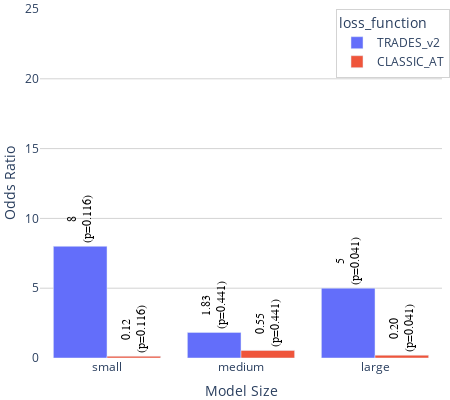
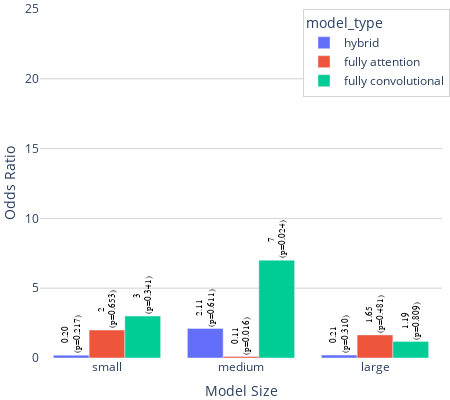
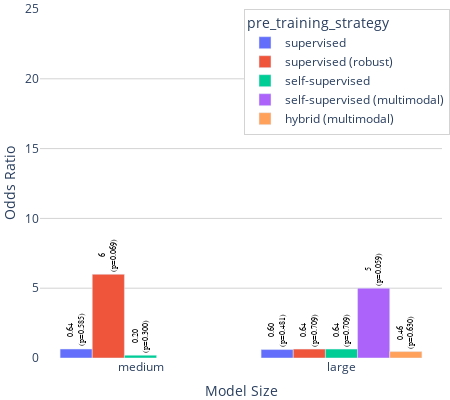

Notebook code for these charts, in order:
### Code cell
import plotly.express as px

# Create mapping from numeric size to categorical label
size_map = {"small":0, "medium":1, "large":2}

# Convert numeric size columns to categorical labels
combined_odds_loss["size_label"] = combined_odds_loss["size"].map(size_map)
combined_odds_architecture["size_label"] = combined_odds_architecture["size"].map(size_map)
combined_odds_pretraining["size_label"] = combined_odds_pretraining["size"].map(size_map)

plots = [
    ("loss_function", combined_odds_loss),
    ("model_type", combined_odds_architecture),
    ("pre_training_strategy", combined_odds_pretraining)
]


figs = []

for var, plot_df in plots:

    plot_df = plot_df.copy()
    plot_df["odds_ratio"] = plot_df["odds_ratio"].replace(0, 0)

    # plot_df["text_label"] = plot_df.apply(
    #     lambda row: (
    #         f'{int(row["odds_ratio"])}' if row["odds_ratio"] == int(row["odds_ratio"])
    #         else f'{row["odds_ratio"]:.2f}'
    #     ) + f'  (p:{row["p_value"]:.3f})',
    #     axis=1
    # )
    plot_df["text_label"] = plot_df.apply(
        lambda row: f'{int(row["odds_ratio"])}' if row["odds_ratio"] == int(row["odds_ratio"])
        else f'{row["odds_ratio"]:.2f}', axis=1 )
    plot_df["text_label"] = plot_df.apply(
        lambda row: f'{row["text_label"]}<br>(p={row["p_value"]:.3f})', axis=1)
            
    fig = px.bar(
        plot_df,
        x="size",
        y="odds_ratio",
        color=var,
        barmode="group",
        text="text_label",
        labels={"size_label": "Model Size", "odds_ratio": "Odds Ratio"},
    )

    fig.update_layout(yaxis=dict(range=[0, 25]),)

    fig.update_traces(
        textposition="outside",
        textangle=-90,  # Rotate text vertically
        textfont=dict(
            color="black",
            family="Arial"
        ),
        cliponaxis=False
    )

    if var == 'loss_function':
        fig.update_layout(
        uniformtext_minsize=11,  # or your desired minimum font size
        uniformtext_mode='show',  # force showing all text
        )
    else:
        fig.update_layout(
        uniformtext_minsize=7,  # or your desired minimum font size
        uniformtext_mode='show',  # force showing all text
        )



    fig.update_layout(
            margin=dict(l=0, r=0, t=0, b=0),  # remove all outer margins
            width=450,    # in pixels (~2.5 inches at 96 DPI)
            height=400,    # in pixels (~1.875 inches)
            yaxis_title="Odds Ratio",
            xaxis_title="Model Size",
            legend_title_text=var,
            
            # White background
            plot_bgcolor="white",
            paper_bgcolor="white",
            
            # Light grey grid
            xaxis=dict(showgrid=False, gridcolor="lightgrey"),
            yaxis=dict(showgrid=True, gridcolor="lightgrey"),
            
            # Legend inside figure
            legend=dict(    
                font=dict(size=12),  # Adjust font size here 
                yanchor="top",
                xanchor="right",
                bgcolor="rgba(255,255,255,1)",  # semi-transparent white box
                bordercolor="lightgrey",
                borderwidth=1
            )
        )
    fig.show()
    fig.write_image("./paper_figures/oddsratio_{}_{}.png".format(pn2,var), scale=3  )

### Figure 1 — Plotly figure (JSON) as saved in the notebook; plotly's stock layout.template omitted (floating-point values rounded to 4 significant figures)
{"data": [{"alignmentgroup": "True", "cliponaxis": false, "hovertemplate": "loss_function=TRADES_v2<br>size=%{x}<br>Odds Ratio=%{y}<br>text_label=%{text}<extra></extra>", "legendgroup": "TRADES_v2", "marker": {"color": "#636efa", "pattern": {"shape": ""}}, "name": "TRADES_v2", "offsetgroup": "TRADES_v2", "orientation": "v", "showlegend": true, "text": ["8<br>(p=0.116)", "1.83<br>(p=0.441)", "5<br>(p=0.041)"], "textangle": -90, "textfont": {"color": "black", "family": "Arial"}, "textposition": "outside", "type": "bar", "x": ["small", "medium", "large"], "xaxis": "x", "y": [8, 1.833, 5], "yaxis": "y"}, {"alignmentgroup": "True", "cliponaxis": false, "hovertemplate": "loss_function=CLASSIC_AT<br>size=%{x}<br>Odds Ratio=%{y}<br>text_label=%{text}<extra></extra>", "legendgroup": "CLASSIC_AT", "marker": {"color": "#EF553B", "pattern": {"shape": ""}}, "name": "CLASSIC_AT", "offsetgroup": "CLASSIC_AT", "orientation": "v", "showlegend": true, "text": ["0.12<br>(p=0.116)", "0.55<br>(p=0.441)", "0.20<br>(p=0.041)"], "textangle": -90, "textfont": {"color": "black", "family": "Arial"}, "textposition": "outside", "type": "bar", "x": ["small", "medium", "large"], "xaxis": "x", "y": [0.125, 0.5455, 0.2], "yaxis": "y"}], "layout": {"barmode": "group", "height": 400, "legend": {"bgcolor": "rgba(255,255,255,1)", "bordercolor": "lightgrey", "borderwidth": 1, "font": {"size": 12}, "title": {"text": "loss_function"}, "tracegroupgap": 0, "xanchor": "right", "yanchor": "top"}, "margin": {"b": 0, "l": 0, "r": 0, "t": 0}, "paper_bgcolor": "white", "plot_bgcolor": "white", "uniformtext": {"minsize": 11, "mode": "show"}, "width": 450, "xaxis": {"anchor": "y", "domain": [0, 1], "gridcolor": "lightgrey", "showgrid": false, "title": {"text": "Model Size"}}, "yaxis": {"anchor": "x", "domain": [0, 1], "gridcolor": "lightgrey", "range": [0, 25], "showgrid": true, "title": {"text": "Odds Ratio"}}}}

### Figure 2 — Plotly figure (JSON) as saved in the notebook; plotly's stock layout.template omitted (floating-point values rounded to 4 significant figures)
{"data": [{"alignmentgroup": "True", "cliponaxis": false, "hovertemplate": "model_type=hybrid<br>size=%{x}<br>Odds Ratio=%{y}<br>text_label=%{text}<extra></extra>", "legendgroup": "hybrid", "marker": {"color": "#636efa", "pattern": {"shape": ""}}, "name": "hybrid", "offsetgroup": "hybrid", "orientation": "v", "showlegend": true, "text": ["0.20<br>(p=0.217)", "2.11<br>(p=0.611)", "0.21<br>(p=0.310)"], "textangle": -90, "textfont": {"color": "black", "family": "Arial"}, "textposition": "outside", "type": "bar", "x": ["small", "medium", "large"], "xaxis": "x", "y": [0.2, 2.111, 0.2083], "yaxis": "y"}, {"alignmentgroup": "True", "cliponaxis": false, "hovertemplate": "model_type=fully attention<br>size=%{x}<br>Odds Ratio=%{y}<br>text_label=%{text}<extra></extra>", "legendgroup": "fully attention", "marker": {"color": "#EF553B", "pattern": {"shape": ""}}, "name": "fully attention", "offsetgroup": "fully attention", "orientation": "v", "showlegend": true, "text": ["2<br>(p=0.653)", "0.11<br>(p=0.016)", "1.65<br>(p=0.481)"], "textangle": -90, "textfont": {"color": "black", "family": "Arial"}, "textposition": "outside", "type": "bar", "x": ["small", "medium", "large"], "xaxis": "x", "y": [2, 0.1071, 1.655], "yaxis": "y"}, {"alignmentgroup": "True", "cliponaxis": false, "hovertemplate": "model_type=fully convolutional<br>size=%{x}<br>Odds Ratio=%{y}<br>text_label=%{text}<extra></extra>", "legendgroup": "fully convolutional", "marker": {"color": "#00cc96", "pattern": {"shape": ""}}, "name": "fully convolutional", "offsetgroup": "fully convolutional", "orientation": "v", "showlegend": true, "text": ["3<br>(p=0.341)", "7<br>(p=0.024)", "1.19<br>(p=0.809)"], "textangle": -90, "textfont": {"color": "black", "family": "Arial"}, "textposition": "outside", "type": "bar", "x": ["small", "medium", "large"], "xaxis": "x", "y": [3, 7, 1.19], "yaxis": "y"}], "layout": {"barmode": "group", "height": 400, "legend": {"bgcolor": "rgba(255,255,255,1)", "bordercolor": "lightgrey", "borderwidth": 1, "font": {"size": 12}, "title": {"text": "model_type"}, "tracegroupgap": 0, "xanchor": "right", "yanchor": "top"}, "margin": {"b": 0, "l": 0, "r": 0, "t": 0}, "paper_bgcolor": "white", "plot_bgcolor": "white", "uniformtext": {"minsize": 7, "mode": "show"}, "width": 450, "xaxis": {"anchor": "y", "domain": [0, 1], "gridcolor": "lightgrey", "showgrid": false, "title": {"text": "Model Size"}}, "yaxis": {"anchor": "x", "domain": [0, 1], "gridcolor": "lightgrey", "range": [0, 25], "showgrid": true, "title": {"text": "Odds Ratio"}}}}

### Figure 3 — Plotly figure (JSON) as saved in the notebook; plotly's stock layout.template omitted (floating-point values rounded to 4 significant figures)
{"data": [{"alignmentgroup": "True", "cliponaxis": false, "hovertemplate": "pre_training_strategy=supervised<br>size=%{x}<br>Odds Ratio=%{y}<br>text_label=%{text}<extra></extra>", "legendgroup": "supervised", "marker": {"color": "#636efa", "pattern": {"shape": ""}}, "name": "supervised", "offsetgroup": "supervised", "orientation": "v", "showlegend": true, "text": ["0.64<br>(p=0.585)", "0.60<br>(p=0.481)"], "textangle": -90, "textfont": {"color": "black", "family": "Arial"}, "textposition": "outside", "type": "bar", "x": ["medium", "large"], "xaxis": "x", "y": [0.6429, 0.6044], "yaxis": "y"}, {"alignmentgroup": "True", "cliponaxis": false, "hovertemplate": "pre_training_strategy=supervised (robust)<br>size=%{x}<br>Odds Ratio=%{y}<br>text_label=%{text}<extra></extra>", "legendgroup": "supervised (robust)", "marker": {"color": "#EF553B", "pattern": {"shape": ""}}, "name": "supervised (robust)", "offsetgroup": "supervised (robust)", "orientation": "v", "showlegend": true, "text": ["6<br>(p=0.069)", "0.64<br>(p=0.709)"], "textangle": -90, "textfont": {"color": "black", "family": "Arial"}, "textposition": "outside", "type": "bar", "x": ["medium", "large"], "xaxis": "x", "y": [6, 0.6364], "yaxis": "y"}, {"alignmentgroup": "True", "cliponaxis": false, "hovertemplate": "pre_training_strategy=self-supervised<br>size=%{x}<br>Odds Ratio=%{y}<br>text_label=%{text}<extra></extra>", "legendgroup": "self-supervised", "marker": {"color": "#00cc96", "pattern": {"shape": ""}}, "name": "self-supervised", "offsetgroup": "self-supervised", "orientation": "v", "showlegend": true, "text": ["0.20<br>(p=0.300)", "0.64<br>(p=0.709)"], "textangle": -90, "textfont": {"color": "black", "family": "Arial"}, "textposition": "outside", "type": "bar", "x": ["medium", "large"], "xaxis": "x", "y": [0.2, 0.6364], "yaxis": "y"}, {"alignmentgroup": "True", "cliponaxis": false, "hovertemplate": "pre_training_strategy=self-supervised (multimodal)<br>size=%{x}<br>Odds Ratio=%{y}<br>text_label=%{text}<extra></extra>", "legendgroup": "self-supervised (multimodal)", "marker": {"color": "#ab63fa", "pattern": {"shape": ""}}, "name": "self-supervised (multimodal)", "offsetgroup": "self-supervised (multimodal)", "orientation": "v", "showlegend": true, "text": ["5<br>(p=0.059)"], "textangle": -90, "textfont": {"color": "black", "family": "Arial"}, "textposition": "outside", "type": "bar", "x": ["large"], "xaxis": "x", "y": [5], "yaxis": "y"}, {"alignmentgroup": "True", "cliponaxis": false, "hovertemplate": "pre_training_strategy=hybrid (multimodal)<br>size=%{x}<br>Odds Ratio=%{y}<br>text_label=%{text}<extra></extra>", "legendgroup": "hybrid (multimodal)", "marker": {"color": "#FFA15A", "pattern": {"shape": ""}}, "name": "hybrid (multimodal)", "offsetgroup": "hybrid (multimodal)", "orientation": "v", "showlegend": true, "text": ["0.46<br>(p=0.630)"], "textangle": -90, "textfont": {"color": "black", "family": "Arial"}, "textposition": "outside", "type": "bar", "x": ["large"], "xaxis": "x", "y": [0.4583], "yaxis": "y"}], "layout": {"barmode": "group", "height": 400, "legend": {"bgcolor": "rgba(255,255,255,1)", "bordercolor": "lightgrey", "borderwidth": 1, "font": {"size": 12}, "title": {"text": "pre_training_strategy"}, "tracegroupgap": 0, "xanchor": "right", "yanchor": "top"}, "margin": {"b": 0, "l": 0, "r": 0, "t": 0}, "paper_bgcolor": "white", "plot_bgcolor": "white", "uniformtext": {"minsize": 7, "mode": "show"}, "width": 450, "xaxis": {"anchor": "y", "domain": [0, 1], "gridcolor": "lightgrey", "showgrid": false, "title": {"text": "Model Size"}}, "yaxis": {"anchor": "x", "domain": [0, 1], "gridcolor": "lightgrey", "range": [0, 25], "showgrid": true, "title": {"text": "Odds Ratio"}}}}
